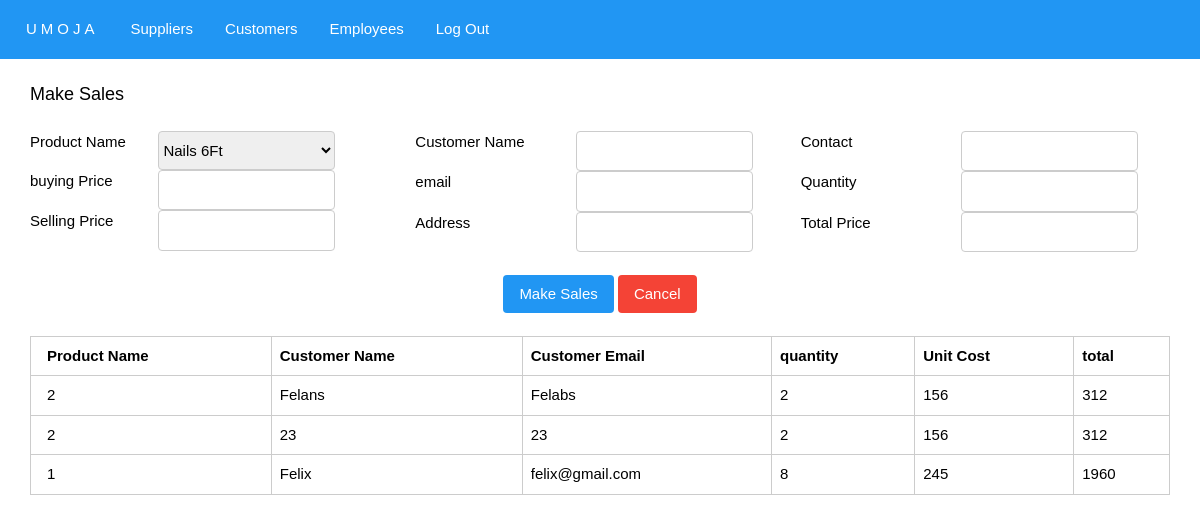
Page /customers.php (signed in) on the committed database.
### tables this page shows
CREATE TABLE `sales` (
  `id` int unsigned NOT NULL AUTO_INCREMENT,
  `productName` int NOT NULL,
  `sellingPrice` float NOT NULL,
  `customerName` varchar(40) NOT NULL,
  `customerEmail` varchar(40) NOT NULL,
  `customerAddress` varchar(40) NOT NULL,
  `customerContact` varchar(13) NOT NULL,
  `quantity` int NOT NULL,
  `total` float NOT NULL,
  `date_bought` datetime DEFAULT CURRENT_TIMESTAMP,
  PRIMARY KEY (`id`)
);

### api/crud.php (called while the page is built, shortened)
<?php
class Crud
{
    public $conn;
    public function __construct(string $server, string $user, string $password, string $database)
    {
        $this->conn = new mysqli($server, $user, $password, $database);
    }
    public function fetch_data($sql)
    {
        $result = $this->conn->query($sql);
        $array = array();
        while ($row = $result->fetch_assoc()) {
            $array[] = $row;
        }
        return $array;
    }
}
?>

### customers.php (the view, shortened to what this page needs)
<!DOCTYPE html>
<html lang="en">
<head>
    <link rel="stylesheet" type="text/css" href="./css/w3.css" />
    <link rel="stylesheet" type="text/css" href="./css/style.css" />
</head>
<body>
    <div class="w3-bar w3-blue">
        <a href="./index.php" class="w3-bar-item w3-wide">UMOJA</a>
        <a href="./suppliers.php" class="w3-bar-item ">Suppliers</a>
        <a href="./customers.php" class="w3-bar-item ">Customers</a>
        <a href="./employees.php" class="w3-bar-item ">Employees</a>
        <a href="./logout.php" class="w3-bar-item ">Log Out</a>
    </div><br>
    <?php
    require "./api/crud.php";
    $crud = new Crud('localhost', 'root', 'Felabs@6986', 'umoja');
    $fetch_products = $crud->fetch_data("SELECT * FROM products");
    ?>
    <div class="w3-auto">
        <span class="w3-large">Make Sales</span><br><br>
        <form id="frmSales">
            <div class="w3-row-padding w3-stretch">
                <div class="w3-col l4">
                    <div class="w3-row-padding w3-stretch">
                        <div class="w3-col l4">
                            Product Name
                        </div>
                        <div class="w3-col l6">
                            <select name="productName" onfocus="fillStuff(this.value)" onchange="fillStuff(this.value)" id="productName" class="w3-select w3-border w3-round">
                                <?php
                                foreach ($fetch_products as $row) {
                                ?>
                                    <option value="<?php echo $row['id']; ?>"><?php echo $row['name']; ?></option>
                                <?php
                                }
                                ?>
                            </select>
                        </div>
                    </div>
                    <div class="w3-row-padding w3-stretch">
                        <div class="w3-col l4">
                            buying Price
                        </div>
                        <div class="w3-col l6">
                            <input type="number" readonly id="buyingPrice" name="buyingPrice" class="w3-input w3-border w3-round">
                        </div>
                    </div>
                    <div class="w3-row-padding w3-stretch">
                        <div class="w3-col l4">
                            Selling Price
                        </div>
                        <div class="w3-col l6">
                            <input type="number" readonly id="sellingPrice" name="sellingPrice" class="w3-input w3-border w3-round">
                        </div>
                    </div>
                </div>
                <div class="w3-col l4">
                    <div class="w3-row-padding w3-stretch">
                        <div class="w3-col l5">
                            Customer Name
                        </div>
                        <div class="w3-col l6">
                            <input type="text" id="customerName" name="customerName" class="w3-input w3-border w3-round">
                        </div>
                    </div>
                    <div class="w3-row-padding w3-stretch">
                        <div class="w3-col l5">
                            email
                        </div>
                        <div class="w3-col l6">
                            <input type="text" id="customerEmail" name="customerEmail" class="w3-input w3-border w3-round">
                        </div>
                    </div>
                    <div class="w3-row-padding w3-stretch">
                        <div class="w3-col l5">
                            Address
                        </div>
                        <div class="w3-col l6">
                            <input type="text" id="customerAddress" name="customerAddress" class="w3-input w3-border w3-round">
                        </div>
                    </div>
                </div>
                <div class="w3-col l4">
                    <div class="w3-row-padding w3-stretch">
                        <div class="w3-col l5">
                            Contact
                        </div>
                        <div class="w3-col l6">
                            <input type="text" id="customerContact" name="customerContact" class="w3-input w3-border w3-round">
                        </div>
                    </div>
                    <div class="w3-row-padding w3-stretch">
                        <div class="w3-col l5">
                            Quantity
                        </div>
                        <div class="w3-col l6">
                            <input type="number" min="1" onchange="makeCalc()" onkeyup="makeCalc()" id="quantity" name="quantity" class="w3-input w3-border w3-round">
                        </div>
                    </div>
                    <div class="w3-row-padding w3-stretch">
                        <div class="w3-col l5">
                            Total Price
                        </div>
                        <div class="w3-col l6">
                            <input type="number" readonly id="total" name="total" class="w3-input w3-border w3-round">
                        </div>
                    </div>
                </div>
            </div>
            <br>
            <div class="w3-center">
                <button type="button" onclick="makeSales()" class="w3-button w3-blue w3-round">Make Sales</button>
                <button type="reset" class="w3-button w3-red w3-round">Cancel</button>
            </div>
        </form>
        <br>
        <div>
            <?php
            $fetch_products = $crud->fetch_data("SELECT * FROM sales");
            ?>
            <table class="w3-table w3-bordered">
                <tr>
                    <th>Product Name</th>
                    <th>Customer Name</th>
                    <th>Customer Email</th>
                    <th>quantity</th>
                    <th>Unit Cost</th>
                    <th>total</th>
                </tr>
                <?php
                foreach ($fetch_products as $row) {
                ?>
                    <tr>
                        <td><?php echo $row['productName']; ?></td>
                        <td><?php echo $row['customerName']; ?></td>
                        <td><?php echo $row['customerEmail']; ?></td>
                        <td><?php echo $row['quantity']; ?></td>
                        <td><?php echo $row['sellingPrice']; ?></td>
                        <td><?php echo $row['total']; ?></td>
                    </tr>
                <?php
                }
                ?>
            </table>
        </div>
    </div>
</body>
</html>

### css/w3.css (style rules this page uses)
html { box-sizing:border-box }
*,*:before,*:after { box-sizing:inherit }
html { -ms-text-size-adjust:100%;-webkit-text-size-adjust:100% }
body { margin:0 }
a { background-color:transparent }
button,input,select,textarea,optgroup { font:inherit;margin:0 }
button,input { overflow:visible }
button,select { text-transform:none }
button,[type=button],[type=reset],[type=submit] { -webkit-appearance:button }
html,body { font-family:Verdana,sans-serif;font-size:15px;line-height:1.5 }
html { overflow-x:hidden }
.w3-wide { letter-spacing:4px }
a { color:inherit }
.w3-table,.w3-table-all { border-collapse:collapse;border-spacing:0;width:100%;display:table }
.w3-bordered tr,.w3-table-all tr { border-bottom:1px solid #ddd }
.w3-table td,.w3-table th,.w3-table-all td,.w3-table-all th { padding:8px 8px;display:table-cell;text-align:left;vertical-align:top }
.w3-table th:first-child,.w3-table td:first-child,.w3-table-all th:first-child,.w3-table-all td:first-child { padding-left:16px }
.w3-btn,.w3-button { border:none;display:inline-block;padding:8px 16px;vertical-align:middle;overflow:hidden;text-decoration:none;color:inherit;background-color:inherit;text-align:center;cursor:pointer;white-space:nowrap }
.w3-btn,.w3-button { -webkit-touch-callout:none;-webkit-user-select:none;-khtml-user-select:none;-moz-user-select:none;-ms-user-select:none;user-select:none }
.w3-input { padding:8px;display:block;border:none;border-bottom:1px solid #ccc;width:100% }
.w3-select { padding:9px 0;width:100%;border:none;border-bottom:1px solid #ccc }
.w3-bar { width:100%;overflow:hidden }
.w3-bar .w3-bar-item { padding:8px 16px;float:left;width:auto;border:none;display:block;outline:0 }
.w3-container:after,.w3-container:before,.w3-panel:after,.w3-panel:before,.w3-row:after,.w3-row:before,.w3-row-padding:after,.w3-row-padding:before, .w3-cell-row:before,.w3-cell-row:after,.w3-clear:after,.w3-clear:before,.w3-bar:before,.w3-bar:after { content:"";display:table;clear:both }
.w3-col,.w3-half,.w3-third,.w3-twothird,.w3-threequarter,.w3-quarter { float:left;width:100% }
@media (min-width:993px) { .w3-col.l4 { width:33.33333% } }
@media (min-width:993px) { .w3-col.l5 { width:41.66666% } }
@media (min-width:993px) { .w3-col.l6 { width:49.99999% } }
.w3-stretch { margin-left:-16px;margin-right:-16px }
.w3-content,.w3-auto { margin-left:auto;margin-right:auto }
.w3-auto { max-width:1140px }
@media (max-width:1205px) { .w3-auto { max-width:95% } }
.w3-round,.w3-round-medium { border-radius:4px }
.w3-row-padding,.w3-row-padding>.w3-half,.w3-row-padding>.w3-third,.w3-row-padding>.w3-twothird,.w3-row-padding>.w3-threequarter,.w3-row-padding>.w3-quarter,.w3-row-padding>.w3-col { padding:0 8px }
.w3-large { font-size:18px!important }
.w3-center { text-align:center!important }
.w3-border { border:1px solid #ccc!important }
.w3-blue,.w3-hover-blue:hover { color:#fff!important;background-color:#2196F3!important }
.w3-red,.w3-hover-red:hover { color:#fff!important;background-color:#f44336!important }

### css/style.css (style rules this page uses)
.w3-bar { padding: 10px; }
.w3-bar-item { text-decoration: none; transition: 0.2s; }
th, td { border: 1px solid #ccc; }

### rows in the picture
sales: productName "2", customerName "Felans", customerEmail "Felabs", quantity "2", sellingPrice "156", total "312"
sales: productName "2", customerName "23", customerEmail "23", quantity "2", sellingPrice "156", total "312"
sales: productName "1", customerName "Felix", customerEmail "felix@gmail.com", quantity "8", sellingPrice "245", total "1960"

### other values in the picture
form field productName "Nails 6Ft"
